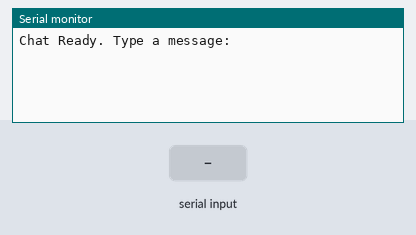
Bench run of a sketch on a simulated Arduino Uno, built with avr-gcc and run on an emulated ATmega328P. Parts: the last lines printed to the serial monitor. The inputs (shaded band) are chosen by the test bench.

Above: at 1.2 s.
1.3 s: "1\n" received over the second serial link
At 2.5 s:
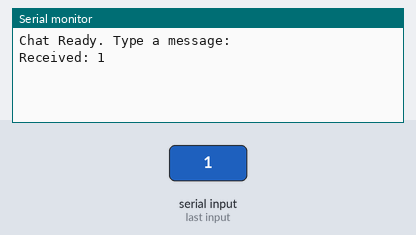
2.8 s: "0\n" received over the second serial link
At 3.6 s:
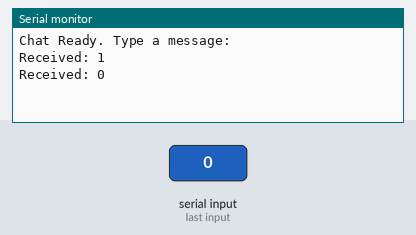

Measured:
- after the input at 1.3 s, the serial monitor: prints a new line at once (image 1)
- after the input at 2.8 s, the serial monitor: prints a new line at once (image 2)

The sketch:

B-site.ino
```cpp
/*
Arduino A (Sender)       Arduino B (Receiver)
---------------------------------------------
Pin 10 (TX)  --->        Pin 11 (RX)
Pin 11 (RX)  <---        Pin 10 (TX)
GND  ----------------->  GND
*/
#include <SoftwareSerial.h>

// Software serial: RX = 11, TX = 10
SoftwareSerial link(11, 10);

void setup() {
  Serial.begin(9600);    // USB Serial Monitor
  link.begin(9600);      // Communication between Arduinos

  Serial.println("Chat Ready. Type a message:");
}

void loop() {

  // 1. If user types something in Serial Monitor, send it to the other Arduino
  if (Serial.available()) {
    String msg = Serial.readStringUntil('\n');
    link.println(msg);           // Send message
  }

  // 2. If a message comes from the other Arduino, display it
  if (link.available()) {
    String incoming = link.readStringUntil('\n');
    Serial.print("Received: ");
    Serial.println(incoming);
  }
}
```
